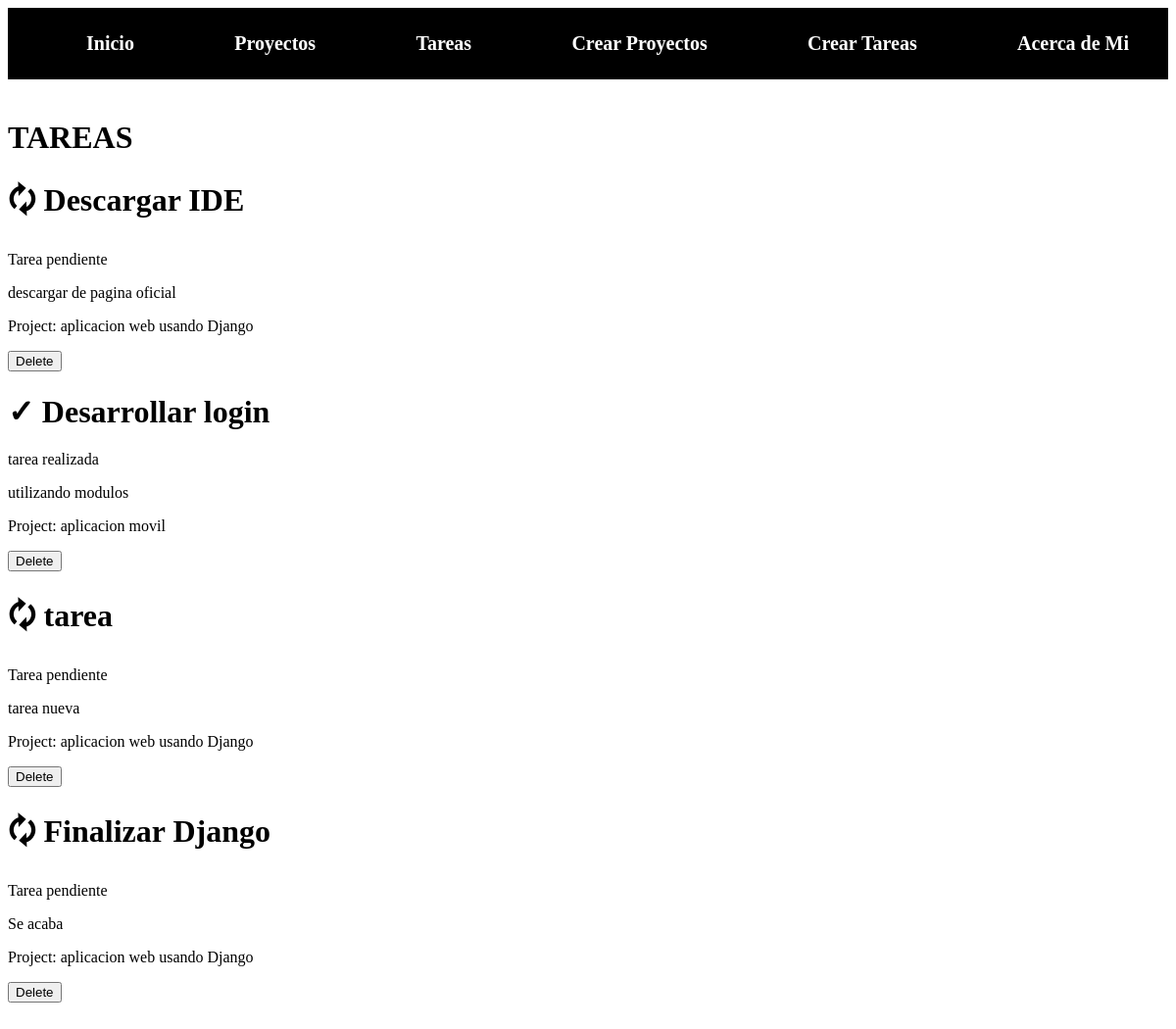
/tasks/, run on the app's committed database.
### myapp/models.py (models this page shows, shortened)
class Tasks(models.Model):
    title=models.CharField(max_length=200)
    description=models.TextField()
    project=models.ForeignKey(Project, on_delete=models.CASCADE)
    done = models.BooleanField(default=False)

class Project(models.Model):
    name = models.CharField(max_length=200)

### myapp/views.py (the view)
# urls.py: path('tasks/', views.tasks, name="tasks"),
def tasks(request):
    tasks =Tasks.objects.all()
    return render(request, 'tasks/tasks.html',{
        'tasks': tasks
    })

### myapp/templates/tasks/tasks.html
{% extends 'layouts/base.html' %}
{% block content %}
    <h1>TAREAS</h1>
    {% for task in tasks %}
        <div>
            <h1>{% if task.done == False %} 🗘 {% else %} ✓ {% endif %} {{task.title}} </h1>
            {% if task.done == False %}
                <p>Tarea pendiente</p>
            {% else %}
                <p>tarea realizada </p>
            {% endif %}
            <p>{{task.description}} </p>
            <p>Project: {{task.project.name}} </p>
            <button>
                Delete
            </button>
        </div>
    {% endfor %}
{% endblock content %}

### myapp/templates/layouts/base.html (shortened to what this page needs)
{% load static %}
<!DOCTYPE html>
<html lang="en">
<head>
    <link rel="stylesheet" href="{% static 'styles/index.css' %}">
</head>
<body>
    <nav class="navbar">
        <ul>
            <li>
                <a href="{% url 'index' %}"> Inicio</a>
            </li>
            <li>
                <a href="{% url 'projects' %}"> Proyectos</a>
            </li>
            <li>
                <a href="{% url 'tasks' %}"> Tareas</a>
            </li>
            <li>
                <a href="{% url 'create_project' %}"> Crear Proyectos</a>
            </li>
            <li>
                <a href="{% url 'create_task' %}"> Crear Tareas</a>
            </li>
            <li>
                <a href="{% url 'about' %}"> Acerca de Mi</a>
            </li>
        </ul>
    </nav>
    <main class="container">
        {% block content %}{% endblock content %}
    </main>
</body>
</html>

### myapp/static/styles/index.css (style rules this page uses)
.navbar { font-weight: bold; font-size: 20px; background: #000000; padding: 5px 40px; }
.navbar ul { display: flex; justify-content: space-between; }
.navbar ul li a { color: white; text-decoration: none; }
.container { max-width: 1200px; margin: auto; padding: 20px 0 ; text-align: justify; }

### data on the page
Tasks: title "Descargar IDE", done "Tarea pendiente", description "descargar de pagina oficial", project.name "aplicacion web usando Django"
Tasks: title "Desarrollar login", done "tarea realizada", description "utilizando modulos", project.name "aplicacion movil"
Tasks: title "tarea", done "Tarea pendiente", description "tarea nueva", project.name "aplicacion web usando Django"
Tasks: title "Finalizar Django", done "Tarea pendiente", description "Se acaba", project.name "aplicacion web usando Django"
